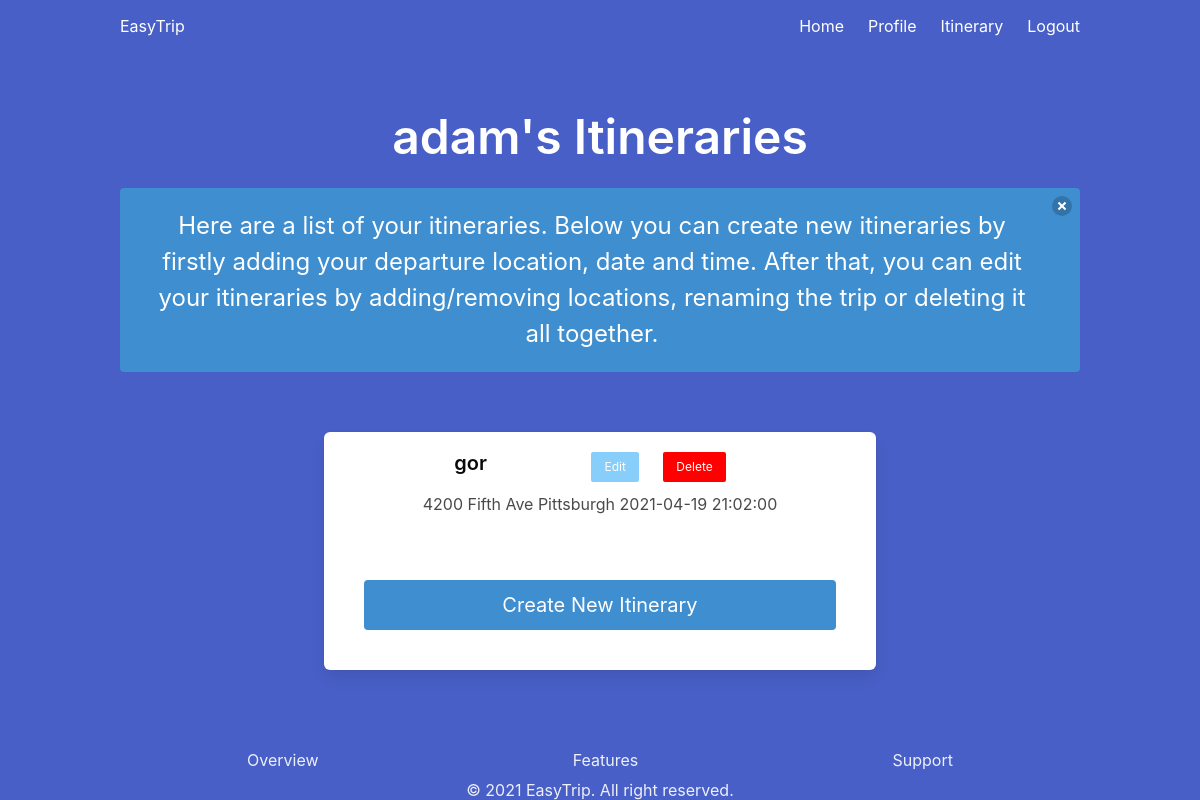
Page /itinerary (signed in) on the committed database.
### models.py (models this page shows, shortened)
class User(UserMixin, db.Model):
    id = db.Column(db.Integer, primary_key=True) # primary keys are required by SQLAlchemy
    email = db.Column(db.String(100), unique=True)
    password = db.Column(db.String(100))
    name = db.Column(db.String(1000))
    itineraries = db.relationship('Itinerary', backref='owner_user', lazy=True)

class Itinerary(db.Model):
    id = db.Column(db.Integer, primary_key=True) # primary keys are required by SQLAlchemy
    user_id = db.Column(db.Integer, db.ForeignKey('user.id'))
    nickname = db.Column(db.String(1000))
    modified = db.Column(db.DateTime, nullable=False, default=datetime.now)
    locations = db.relationship('Location', backref='owner_itinerary', lazy='dynamic')

class Location(db.Model):
    id = db.Column(db.Integer, primary_key=True) # primary keys are required by SQLAlchemy
    nickname = db.Column(db.String(1000))
    itinerary_id = db.Column(db.Integer, db.ForeignKey('itinerary.id'))
    order = db.Column(db.Integer, autoincrement=True)
    address = db.Column(db.String(1000))
    city = db.Column(db.String(1000))
    state = db.Column(db.String(1000))
    zip = db.Column(db.Integer)
    country = db.Column(db.String(1000))
    departure_time = db.Column(db.DateTime)

### auth.py (the view)
@auth.route('/itinerary')
@login_required
def itinerary():
    itineraries = Itinerary.query.filter_by(user_id = current_user.id).all()
    return render_template('itinerary.html', itineraries=itineraries, name=current_user.name)

### app.py (called while the page is built)
def create_app():
    app = Flask(__name__)
    app.config['SECRET_KEY'] = 'easy-trip-key'
    app.config['SQLALCHEMY_DATABASE_URI'] = 'sqlite:///db.sqlite'
    db.init_app(app)
    login_manager = LoginManager()
    login_manager.login_view = 'auth.login'
    login_manager.init_app(app)
    from models import User
    from models import Itinerary
    @login_manager.user_loader
    def load_user(user_id):
        return User.query.get(int(user_id))
    from auth import auth as auth_blueprint
    app.register_blueprint(auth_blueprint)
    from main import main as main_blueprint
    app.register_blueprint(main_blueprint)
    return app

### templates/itinerary.html (shortened to what this page needs)
{% extends "base.html" %}
{% block content %}
<div class="container has-text-centered ">
  <h1 class="title is-1">
    {{ name }}'s Itineraries
  </h1>
  <div class="notification is-info is-size-4 ">
      <button class="delete"></button>
      Here are a list of your itineraries. Below you can create new itineraries
      by firstly adding your departure location, date and time. After that, you
      can edit your itineraries by adding/removing locations, renaming the trip
      or deleting it all together.
  </div>
</div>
<div class="column is-three-fifths is-offset-one-fifth">
  <div class="box">
      {% if itineraries %}
        {% for itinerary in itineraries %}
          <div style="display: block; margin-bottom: 10px;" class="itin_list_item">
            {% if itinerary.nickname == 'NULL' %}
            <h2 class="title has-text-black is-5" style="display: inline;">Itinerary {{itinerary.id}}</h2>
            {% else %}
            <h2 class="title has-text-black is-5" style="display: inline;">{{itinerary.nickname}}</h2>
            {% endif %}
            <a id="edit-button" class="button is-info is-small" href="{{ url_for('auth.edit_itinerary', itin_id=itinerary.id) }}">Edit</a>
            <form style="display: inline;" method="POST" action="{{ url_for('auth.delete_itinerary', itin_id=itinerary.id) }}">
              <button id="delete-button" class="button is-info is-small">Delete</button>
            </form>
          </div>
          {% if itinerary.locations.count() > 0 %}
            {% for location in itinerary.locations %}
              {% if location.nickname == 'NULL' %}
              <div style="display: block;" class="itin_list_item">
                <h2 class="is-5" style="display: inline;">{{location.address}}  {{location.city}}        {{location.departure_time}}</h2>
              </div>
              {% else %}
              <div style="display: block;" class="itin_list_item">
                <h2 class="is-5" style="display: inline;">{{location.nickname}}        {{location.departure_time}}</h2>
              </div>
              {% endif %}
            {% endfor %}
            {% else %}
            <div style="display: block;" class="itin_list_item">
              <h2 class="title is-5" style="display: inline;">Empty itinerary!</h2>
            </div>
          {% endif %}
        {% endfor %}
      {% else %}
        <h3 class="title is-4 has-text-black">No itineraries yet!</h3>
      {% endif %}
      <form method="POST" action="/start">
        <button style="margin-top: 20px;" class="button is-block is-info is-medium is-fullwidth">Create New Itinerary</button>
      </form>
  </div>
</div>
{% endblock %}

### templates/itinerary.html (style rules this page uses)
form { align-items: center; padding: 20px; }
#edit-button { background-color: lightskyblue; margin-left: 100px; color:white; }
#delete-button { background-color: red; color:white; }

### rows in the picture
User: name "adam"
Itinerary: nickname "gor"
Location: address "4200 Fifth Ave", city "Pittsburgh", departure_time "2021-04-19 21:02:00"
